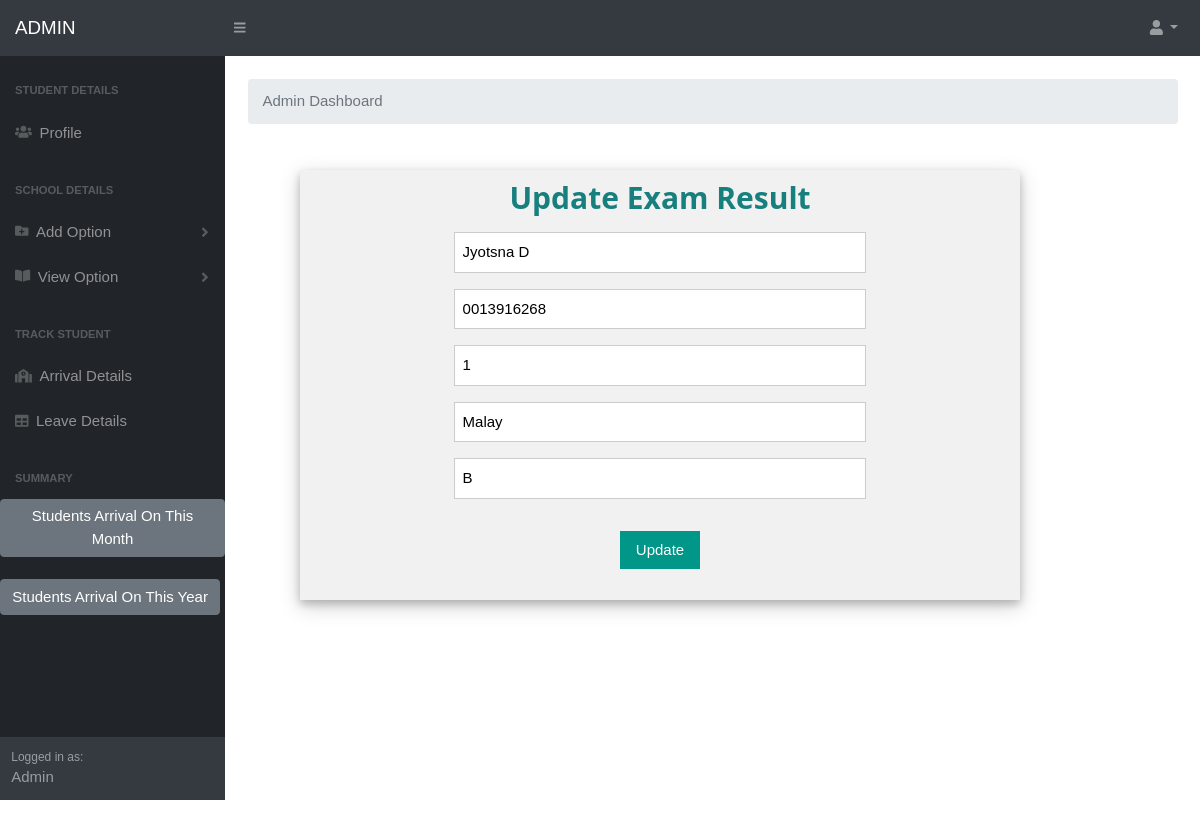
/updateexamresult.php?examid=1 (signed in), run on the app's committed database.
### tables this page shows
CREATE TABLE `examresult` (
  `id` int(11) NOT NULL,
  `sname` varchar(100) NOT NULL,
  `sid` varchar(100) NOT NULL,
  `subject` varchar(15) NOT NULL,
  `result` varchar(100) NOT NULL
);

### updateexamresult.php (the view, shortened to what this page needs)
<?php
include('connect.php');
 if(empty($_SESSION['aid']))
 {
	 echo "<script>window.location.href='adminlogin.php'</script>";
 }
 else
 {
    include('adminmenu.php');
    $examid=$_GET['examid'];
    $sel="select * from examresult where id='$examid'";
	$res=$con->query($sel);
	$data=mysqli_fetch_array($res);
?>
      <link rel="stylesheet"href="styles.css" >
      <link rel="stylesheet" href="w.css">
      <link href="https://cdn.datatables.net/1.10.20/css/dataTables.bootstrap4.min.css" rel="stylesheet" />
<body>
<form method="post" id='myForm' novalidate="novalidate" enctype="multipart/form-data">
<center>
<br><br>
<table width='90%' border='0' align='center'>
<tr align='center'>
<td>
<div class="w3-container w3-card-4 w3-light-grey w3-text-black " style='width:60%; position:absolute; top: 170px; right:180px;'>
<h2 class="w3-center" style='color:#177F7D'><b>Update Exam Result</b></h2>
<div class="w3-row w3-section " style='width:60%;'>
    <div class="w3-rest">
      <input class="w3-input w3-border" name="sname" type="text" value="<?php echo $data['sname'] ?>" placeholder="Enter Student Name" required>
    </div>
</div>
<div class="w3-row w3-section " style='width:60%;'>
    <div class="w3-rest">
      <input class="w3-input w3-border" name="sid" type="text" value="<?php echo $data['sid'] ?>" placeholder="Enter Student ID" required>
    </div>
</div>
<div class="w3-row w3-section " style='width:60%;'>
    <div class="w3-rest">
      <input class="w3-input w3-border" name="examid" type="text" readonly="readonly" value="<?php echo  $data['id'] ?>" placeholder="Exam ID " required>
    </div>
</div>
<div class="w3-row w3-section " style='width:60%;'>
    <div class="w3-rest">
      <input class="w3-input w3-border" name="subject" type="text" value="<?php echo $data['subject'] ?>" placeholder="Enter Subject" required>
    </div>
</div>
<div class="w3-row w3-section " style='width:60%;'>
    <div class="w3-rest">
      <input class="w3-input w3-border" name="result" type="text" value="<?php echo $data['result'] ?>" placeholder="Enter Result" required>
    </div>
</div>
<p class="w3-center">
<input type='submit' class="w3-button w3-section w3-teal w3-ripple" value='Update' name='update'>
</p>
</center>
</form>
</body>
</html>
<?php
 }
?>

### w.css (style rules this page uses)
html { box-sizing:border-box }
*,*:before,*:after { box-sizing:inherit }
html { -ms-text-size-adjust:100%;-webkit-text-size-adjust:100% }
body { margin:0 }
button,input,select,textarea { font:inherit;margin:0 }
button,input { overflow:visible }
button,html [type=button],[type=reset],[type=submit] { -webkit-appearance:button }
html,body { font-family:Verdana,sans-serif;font-size:15px;line-height:1.5 }
html { overflow-x:hidden }
h1,h2,h3,h4,h5,h6,.w3-slim,.w3-wide { font-family:"Segoe UI",Arial,sans-serif }
h2 { font-size:30px }
h1,h2,h3,h4,h5,h6 { font-weight:400;margin:10px 0 }
.w3-btn,.w3-btn-block,.w3-button { border:none;display:inline-block;outline:0;padding:6px 16px;vertical-align:middle;overflow:hidden;text-decoration:none!important;color:#fff;background-color:#000;text-align:center;cursor:pointer;white-space:nowrap }
.w3-button { color:#000;background-color:#f1f1f1;padding:8px 16px }
.w3-btn,.w3-btn-floating,.w3-btn-floating-large,.w3-closenav,.w3-opennav,.w3-btn-block,.w3-button { -webkit-touch-callout:none;-webkit-user-select:none;-khtml-user-select:none;-moz-user-select:none;-ms-user-select:none;user-select:none }
.w3-ripple { -webkit-transition:opacity 0s;transition:opacity 0s }
.w3-input { padding:8px;display:block;border:none;border-bottom:1px solid #808080;width:100% }
.w3-container:after,.w3-container:before,.w3-panel:after,.w3-panel:before,.w3-row:after,.w3-row:before,.w3-row-padding:after,.w3-row-padding:before,.w3-cell-row:before,.w3-cell-row:after, .w3-topnav:after,.w3-topnav:before,.w3-clear:after,.w3-clear:before,.w3-btn-group:before,.w3-btn-group:after,.w3-btn-bar:before,.w3-btn-bar:after,.w3-bar:before,.w3-bar:after { content:"";display:table;clear:both }
.w3-rest { overflow:hidden }
.w3-center { text-align:center!important }
.w3-border { border:1px solid #ccc!important }
.w3-section { margin-top:16px!important;margin-bottom:16px!important }
.w3-container { padding:0.01em 16px }
.w3-card-4,.w3-hover-shadow:hover { box-shadow:0 4px 8px 0 rgba(0,0,0,0.2),0 6px 20px 0 rgba(0,0,0,0.19)!important }
.w3-teal,.w3-hover-teal:hover { color:#fff!important;background-color:#009688!important }
.w3-light-grey,.w3-hover-light-grey:hover,.w3-light-gray,.w3-hover-light-gray:hover { color:#000!important;background-color:#f1f1f1!important }
.w3-text-black,.w3-hover-text-black:hover { color:#000!important }

### data on the page
examresult: sname "Jyotsna D", sid "0013916268", examid "1", subject "Malay", result "B"
